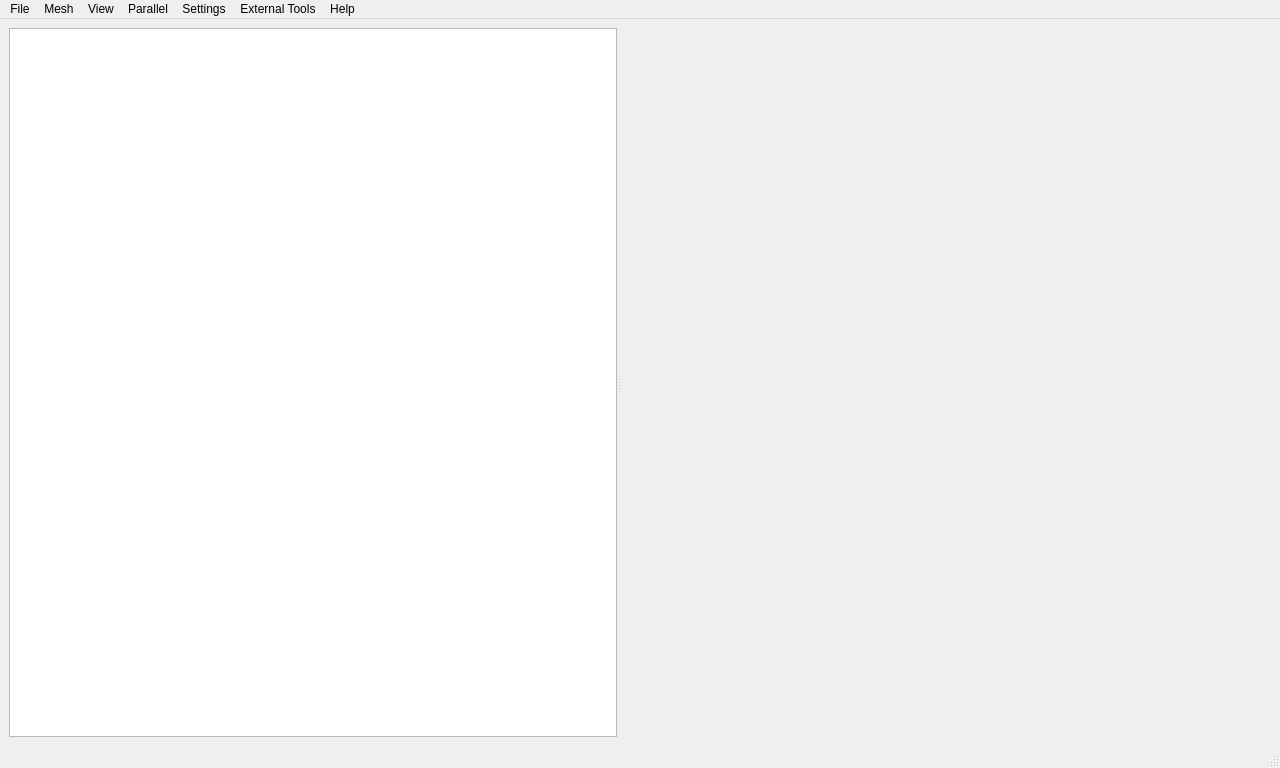
<?xml version="1.0" encoding="UTF-8"?>
<ui version="4.0">
 <class>MainWindow</class>
 <widget class="QMainWindow" name="MainWindow">
  <property name="geometry">
   <rect>
    <x>0</x>
    <y>0</y>
    <width>1280</width>
    <height>768</height>
   </rect>
  </property>
  <property name="sizePolicy">
   <sizepolicy hsizetype="Fixed" vsizetype="Preferred">
    <horstretch>0</horstretch>
    <verstretch>0</verstretch>
   </sizepolicy>
  </property>
  <property name="windowTitle">
   <string>BaramFlow</string>
  </property>
  <widget class="QWidget" name="centralwidget">
   <property name="sizePolicy">
    <sizepolicy hsizetype="Fixed" vsizetype="Preferred">
     <horstretch>0</horstretch>
     <verstretch>0</verstretch>
    </sizepolicy>
   </property>
   <layout class="QHBoxLayout" name="horizontalLayout_2">
    <item>
     <widget class="QSplitter" name="splitter">
      <property name="sizePolicy">
       <sizepolicy hsizetype="Preferred" vsizetype="Preferred">
        <horstretch>0</horstretch>
        <verstretch>0</verstretch>
       </sizepolicy>
      </property>
      <property name="maximumSize">
       <size>
        <width>16777215</width>
        <height>16777215</height>
       </size>
      </property>
      <property name="orientation">
       <enum>Qt::Horizontal</enum>
      </property>
      <property name="childrenCollapsible">
       <bool>false</bool>
      </property>
      <widget class="QTreeWidget" name="navigatorView">
       <property name="sizePolicy">
        <sizepolicy hsizetype="Preferred" vsizetype="Expanding">
         <horstretch>0</horstretch>
         <verstretch>0</verstretch>
        </sizepolicy>
       </property>
       <property name="minimumSize">
        <size>
         <width>200</width>
         <height>0</height>
        </size>
       </property>
       <attribute name="headerVisible">
        <bool>false</bool>
       </attribute>
       <column>
        <property name="text">
         <string notr="true">1</string>
        </property>
       </column>
      </widget>
      <widget class="QStackedWidget" name="formView">
       <property name="sizePolicy">
        <sizepolicy hsizetype="Preferred" vsizetype="Preferred">
         <horstretch>0</horstretch>
         <verstretch>0</verstretch>
        </sizepolicy>
       </property>
       <property name="minimumSize">
        <size>
         <width>400</width>
         <height>0</height>
        </size>
       </property>
       <property name="currentIndex">
        <number>0</number>
       </property>
       <widget class="QWidget" name="emptyPage">
        <layout class="QVBoxLayout" name="verticalLayout">
         <item>
          <widget class="QLabel" name="label">
           <property name="sizePolicy">
            <sizepolicy hsizetype="Preferred" vsizetype="Expanding">
             <horstretch>0</horstretch>
             <verstretch>0</verstretch>
            </sizepolicy>
           </property>
           <property name="minimumSize">
            <size>
             <width>0</width>
             <height>0</height>
            </size>
           </property>
           <property name="text">
            <string/>
           </property>
          </widget>
         </item>
        </layout>
       </widget>
       <widget class="QWidget" name="listPage">
        <layout class="QVBoxLayout" name="verticalLayout_2">
         <item>
          <widget class="QLabel" name="title">
           <property name="text">
            <string>TextLabel</string>
           </property>
          </widget>
         </item>
         <item>
          <widget class="QListWidget" name="editList">
           <property name="minimumSize">
            <size>
             <width>0</width>
             <height>200</height>
            </size>
           </property>
           <property name="modelColumn">
            <number>0</number>
           </property>
          </widget>
         </item>
         <item>
          <widget class="QWidget" name="widget" native="true">
           <layout class="QHBoxLayout" name="horizontalLayout">
            <item>
             <spacer name="horizontalSpacer">
              <property name="orientation">
               <enum>Qt::Horizontal</enum>
              </property>
              <property name="sizeHint" stdset="0">
               <size>
                <width>120</width>
                <height>20</height>
               </size>
              </property>
             </spacer>
            </item>
            <item>
             <widget class="QPushButton" name="edit">
              <property name="locale">
               <locale language="English" country="UnitedStates"/>
              </property>
              <property name="text">
               <string>Edit</string>
              </property>
             </widget>
            </item>
           </layout>
          </widget>
         </item>
         <item>
          <spacer name="verticalSpacer">
           <property name="orientation">
            <enum>Qt::Vertical</enum>
           </property>
           <property name="sizeHint" stdset="0">
            <size>
             <width>20</width>
             <height>219</height>
            </size>
           </property>
          </spacer>
         </item>
        </layout>
       </widget>
      </widget>
     </widget>
    </item>
   </layout>
  </widget>
  <widget class="QMenuBar" name="menubar">
   <property name="geometry">
    <rect>
     <x>0</x>
     <y>0</y>
     <width>1280</width>
     <height>22</height>
    </rect>
   </property>
   <widget class="QMenu" name="menuFile">
    <property name="title">
     <string>File</string>
    </property>
    <widget class="QMenu" name="menuLoadMesh">
     <property name="title">
      <string>Load Mesh</string>
     </property>
     <addaction name="actionOpenFoam"/>
     <addaction name="actionMultiplePolyMesh"/>
     <addaction name="actionFluent"/>
     <addaction name="actionStarCCM"/>
     <addaction name="actionGmsh"/>
     <addaction name="actionIdeas"/>
     <addaction name="actionNasaPlot3d"/>
    </widget>
    <addaction name="actionSave"/>
    <addaction name="actionSaveAs"/>
    <addaction name="menuLoadMesh"/>
    <addaction name="actionCloseProject"/>
    <addaction name="separator"/>
    <addaction name="actionExit"/>
   </widget>
   <widget class="QMenu" name="menuView">
    <property name="title">
     <string>View</string>
    </property>
   </widget>
   <widget class="QMenu" name="menuSetting">
    <property name="title">
     <string>Settings</string>
    </property>
    <addaction name="actionScale"/>
    <addaction name="actionLanguage"/>
    <addaction name="actionParaViewSetting"/>
   </widget>
   <widget class="QMenu" name="menuMesh">
    <property name="title">
     <string>Mesh</string>
    </property>
    <addaction name="actionMeshInfo"/>
    <addaction name="actionMeshScale"/>
    <addaction name="actionMeshTranslate"/>
    <addaction name="actionMeshRotate"/>
   </widget>
   <widget class="QMenu" name="menuHelp">
    <property name="title">
     <string>Help</string>
    </property>
    <addaction name="actionAbout"/>
   </widget>
   <widget class="QMenu" name="menuParallel">
    <property name="title">
     <string>Parallel</string>
    </property>
    <addaction name="actionParallelEnvironment"/>
   </widget>
   <widget class="QMenu" name="menuExternal_Tools">
    <property name="title">
     <string>External Tools</string>
    </property>
    <addaction name="actionParaView"/>
   </widget>
   <addaction name="menuFile"/>
   <addaction name="menuMesh"/>
   <addaction name="menuView"/>
   <addaction name="menuParallel"/>
   <addaction name="menuSetting"/>
   <addaction name="menuExternal_Tools"/>
   <addaction name="menuHelp"/>
  </widget>
  <widget class="QStatusBar" name="statusbar"/>
  <action name="actionCloseProject">
   <property name="text">
    <string>Close Project</string>
   </property>
  </action>
  <action name="actionSave">
   <property name="text">
    <string>Save</string>
   </property>
  </action>
  <action name="actionSaveAs">
   <property name="text">
    <string>Save As</string>
   </property>
  </action>
  <action name="actionPreference">
   <property name="text">
    <string>Preference</string>
   </property>
  </action>
  <action name="actionExit">
   <property name="text">
    <string>Exit</string>
   </property>
  </action>
  <action name="actionScale">
   <property name="text">
    <string>Scale</string>
   </property>
  </action>
  <action name="actionLanguage">
   <property name="text">
    <string>Language</string>
   </property>
  </action>
  <action name="actionMeshScale">
   <property name="text">
    <string>Scale</string>
   </property>
  </action>
  <action name="actionMeshTranslate">
   <property name="text">
    <string>Translate</string>
   </property>
  </action>
  <action name="actionMeshRotate">
   <property name="text">
    <string>Rotate</string>
   </property>
  </action>
  <action name="actionOpenFoam">
   <property name="text">
    <string>OpenFOAM</string>
   </property>
  </action>
  <action name="actionFluent">
   <property name="enabled">
    <bool>true</bool>
   </property>
   <property name="text">
    <string>Fluent (ASCII)</string>
   </property>
  </action>
  <action name="actionStarCCM">
   <property name="enabled">
    <bool>true</bool>
   </property>
   <property name="text">
    <string>StarCCM+</string>
   </property>
   <property name="visible">
    <bool>true</bool>
   </property>
  </action>
  <action name="actionGmsh">
   <property name="text">
    <string>Gmsh (ASCII)</string>
   </property>
  </action>
  <action name="actionIdeas">
   <property name="text">
    <string>I-deas Universal (ASCII)</string>
   </property>
  </action>
  <action name="actionNasaPlot3d">
   <property name="enabled">
    <bool>false</bool>
   </property>
   <property name="text">
    <string>PLOT3D GRID (ASCII)</string>
   </property>
  </action>
  <action name="actionParaView">
   <property name="text">
    <string>ParaView</string>
   </property>
  </action>
  <action name="actionAbout">
   <property name="text">
    <string>About</string>
   </property>
  </action>
  <action name="actionParallelEnvironment">
   <property name="text">
    <string>Environment</string>
   </property>
  </action>
  <action name="actionParaViewSetting">
   <property name="text">
    <string>ParaView</string>
   </property>
  </action>
  <action name="actionMeshInfo">
   <property name="text">
    <string>Info.</string>
   </property>
   <property name="toolTip">
    <string>Mesh Info.</string>
   </property>
  </action>
  <action name="actionMultiplePolyMesh">
   <property name="text">
    <string>Multiple polyMesh</string>
   </property>
  </action>
 </widget>
 <resources/>
 <connections/>
</ui>
